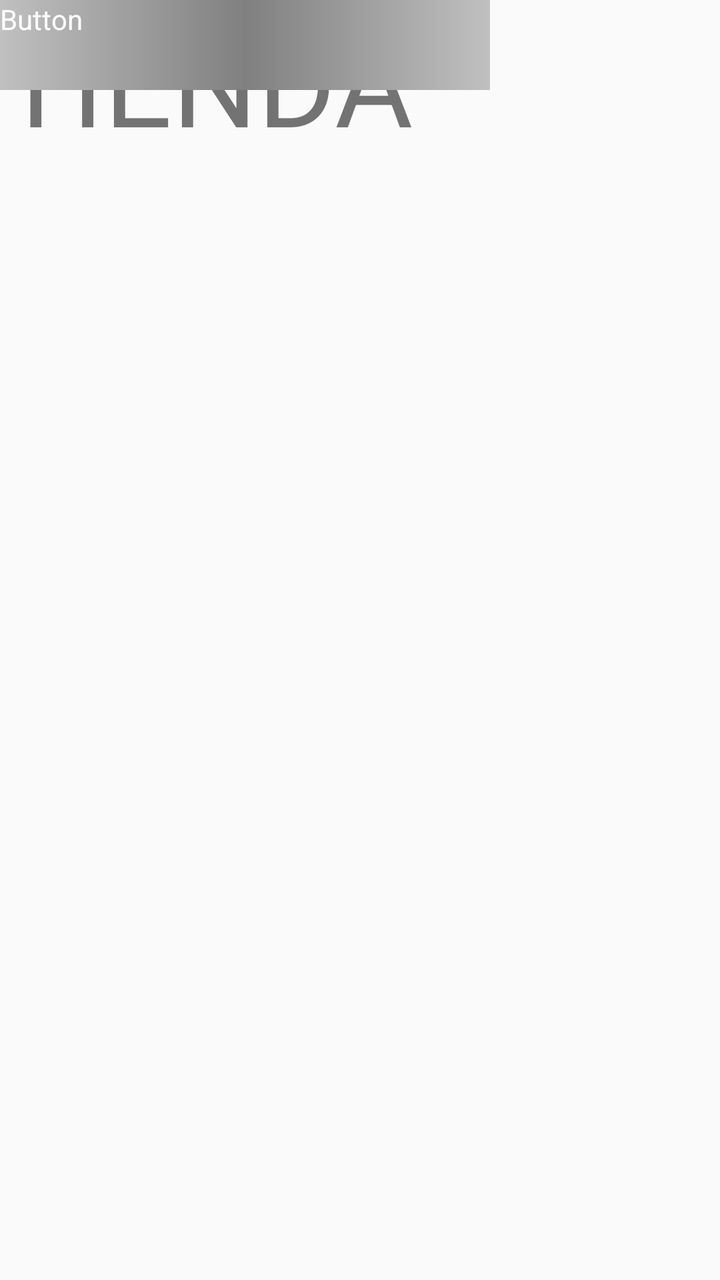
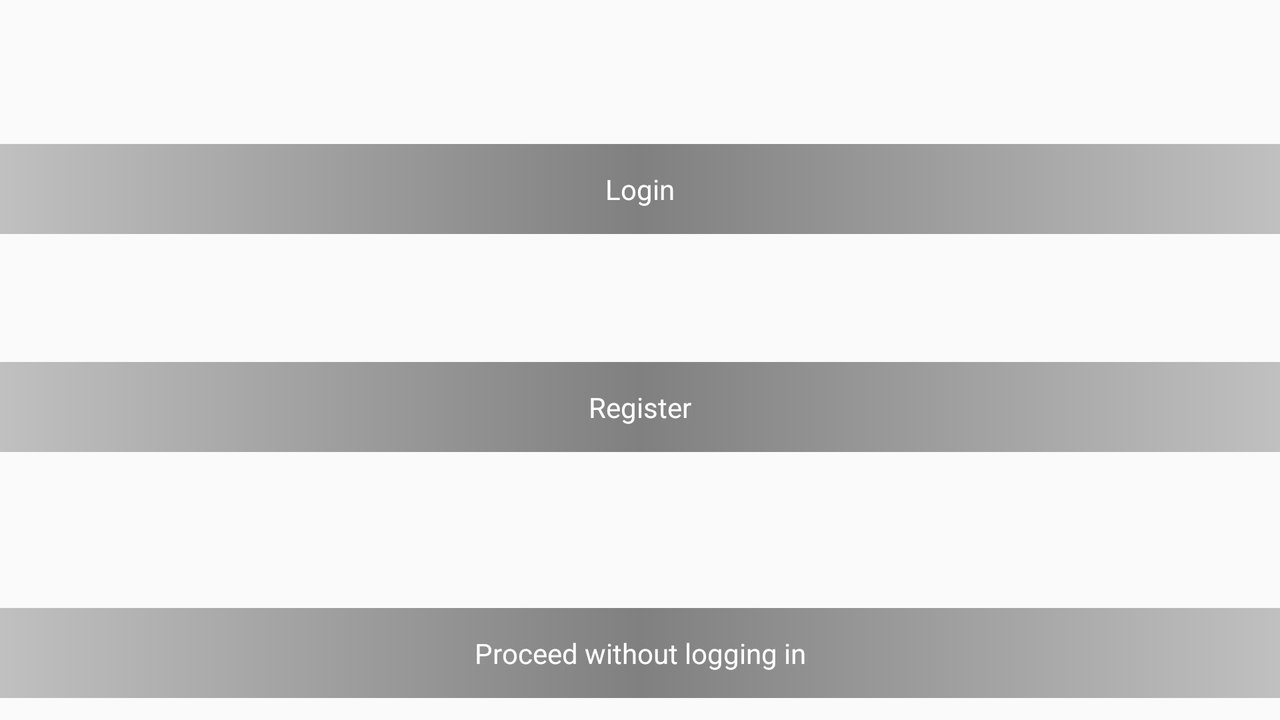

An Android layout and its configuration variant, each rendered on a device that would load it. The default file and the variant file are quoted in full after the pictures.
<!-- AndroidManifest.xml: application theme PrincipalTheme -->
<!-- res/layout/fragment_start_page_.xml -->
<?xml version="1.0" encoding="utf-8"?>
<androidx.constraintlayout.widget.ConstraintLayout xmlns:android="http://schemas.android.com/apk/res/android"
    xmlns:app="http://schemas.android.com/apk/res-auto"
    xmlns:tools="http://schemas.android.com/tools"
    android:layout_width="match_parent"
    android:layout_height="match_parent"
    tools:context=".fragmentStartPage">

    <TextView
        android:id="@+id/textView"
        android:layout_width="wrap_content"
        android:layout_height="wrap_content"
        android:text="TIENDA"
        android:textSize="60dp"
        tools:layout_editor_absoluteX="101dp"
        tools:layout_editor_absoluteY="89dp" />

    <Button
        android:id="@+id/button"
        style="@style/gradient_button"
        android:layout_width="245dp"
        android:layout_height="45dp"
        android:text="Button"
        android:theme="@style/PrincipalTheme"
        tools:layout_editor_absoluteX="83dp"
        tools:layout_editor_absoluteY="250dp" />

</androidx.constraintlayout.widget.ConstraintLayout>
<!-- resources referenced by this layout -->
<resources>
  <style name="PrincipalTheme" parent="Theme.AppCompat.Light.NoActionBar">
          
          <item name="colorPrimary">@color/lightcoral</item>
          <item name="colorPrimaryVariant">@color/indianred</item>
          <item name="colorOnPrimary">@color/white</item>
          
          <item name="colorSecondary">@color/teal_200</item>
          <item name="colorSecondaryVariant">@color/teal_700</item>
          <item name="colorOnSecondary">@color/black</item>
          
          <item name="android:statusBarColor">?attr/colorPrimaryVariant</item>
          
          <item name="android:buttonStyle">@style/gradient_button</item>
      </style>
  <style name="gradient_button">
          <item name="android:layout_width">wrap_content</item>
          <item name="android:layout_height">48dp</item>
          <item name="android:background">@drawable/gradient_button</item>
          <item name="android:textColor">@android:color/white</item>
          <item name="android:textAllCaps">false</item>
      </style>
  <color name="lightcoral">#f08080</color>
  <color name="indianred">#cd5c5c</color>
  <color name="white">#FFFFFFFF</color>
  <color name="teal_200">#FF03DAC5</color>
  <color name="teal_700">#FF018786</color>
  <color name="black">#FF000000</color>
  <!-- drawable gradient_button (drawable) -->
  <?xml version="1.0" encoding="utf-8"?>
  <shape xmlns:android="http://schemas.android.com/apk/res/android">
      <gradient
          android:startColor="#C0C0C0"
          android:centerColor="#808080"
          android:endColor="#C0C0C0"
          android:angle="0"
      />
  </shape>
</resources>
<!-- res/layout-land/fragment_start_page_.xml (the author's variant of the layout above) -->
<!-- drawn on the phone turned sideways -->
<?xml version="1.0" encoding="utf-8"?>
<androidx.constraintlayout.widget.ConstraintLayout xmlns:android="http://schemas.android.com/apk/res/android"
    xmlns:app="http://schemas.android.com/apk/res-auto"
    xmlns:tools="http://schemas.android.com/tools"
    android:id="@+id/fragment_start_page"
    android:layout_width="match_parent"
    android:layout_height="match_parent"
    tools:context=".StartPageFragment">


    <ImageView
        android:id="@+id/principalBackground"
        android:layout_width="match_parent"
        android:layout_height="match_parent"
        android:scaleType="centerCrop"
        android:src="@drawable/fondohor"
        tools:layout_editor_absoluteX="0dp"
        tools:layout_editor_absoluteY="38dp" />

    <Button
        android:id="@+id/LoginButton"
        style="@style/gradient_button"
        android:layout_width="match_parent"
        android:layout_height="45dp"
        android:layout_marginTop="72dp"
        android:gravity="center"
        android:text="@string/LoginButton"
        android:textAlignment="center"
        android:theme="@style/PrincipalTheme"
        app:layout_constraintTop_toTopOf="@+id/principalBackground"
        tools:ignore="MissingConstraints"
        tools:layout_editor_absoluteX="0dp" />

    <Button
        android:id="@+id/RegisterButton"
        style="@style/gradient_button"
        android:layout_width="match_parent"
        android:layout_height="45dp"
        android:layout_marginTop="64dp"
        android:gravity="center"
        android:text="@string/RegisterButton"
        android:textAlignment="center"
        android:theme="@style/PrincipalTheme"
        app:layout_constraintTop_toBottomOf="@+id/LoginButton"
        tools:layout_editor_absoluteX="0dp" />

    <Button
        android:id="@+id/NotLoggedButton"
        style="@style/gradient_button"
        android:layout_width="match_parent"
        android:layout_height="45dp"
        android:layout_marginTop="68dp"
        android:gravity="center"
        android:text="@string/NotLoggedButton"
        android:textAlignment="center"
        android:theme="@style/PrincipalTheme"
        app:layout_constraintBottom_toBottomOf="parent"
        app:layout_constraintTop_toBottomOf="@+id/RegisterButton"
        app:layout_constraintVertical_bias="0.472"
        tools:layout_editor_absoluteX="0dp" />

</androidx.constraintlayout.widget.ConstraintLayout>
<!-- resources referenced by the variant -->
<!-- as the phone turned sideways resolves them -->
<resources>
  <string name="LoginButton">Login</string>
  <string name="NotLoggedButton">Proceed without logging in</string>
  <string name="RegisterButton">Register</string>
  <style name="PrincipalTheme" parent="Theme.AppCompat.Light.NoActionBar">
          
          <item name="colorPrimary">@color/lightcoral</item>
          <item name="colorPrimaryVariant">@color/indianred</item>
          <item name="colorOnPrimary">@color/white</item>
          
          <item name="colorSecondary">@color/teal_200</item>
          <item name="colorSecondaryVariant">@color/teal_700</item>
          <item name="colorOnSecondary">@color/black</item>
          
          <item name="android:statusBarColor">?attr/colorPrimaryVariant</item>
          
          <item name="android:buttonStyle">@style/gradient_button</item>
      </style>
  <style name="gradient_button">
          <item name="android:layout_width">wrap_content</item>
          <item name="android:layout_height">48dp</item>
          <item name="android:background">@drawable/gradient_button</item>
          <item name="android:textColor">@android:color/white</item>
          <item name="android:textAllCaps">false</item>
      </style>
  <color name="lightcoral">#f08080</color>
  <color name="indianred">#cd5c5c</color>
  <color name="white">#FFFFFFFF</color>
  <color name="teal_200">#FF03DAC5</color>
  <color name="teal_700">#FF018786</color>
  <color name="black">#FF000000</color>
  <!-- drawable gradient_button (drawable) -->
  <?xml version="1.0" encoding="utf-8"?>
  <shape xmlns:android="http://schemas.android.com/apk/res/android">
      <gradient
          android:startColor="#C0C0C0"
          android:centerColor="#808080"
          android:endColor="#C0C0C0"
          android:angle="0"
      />
  </shape>
</resources>
